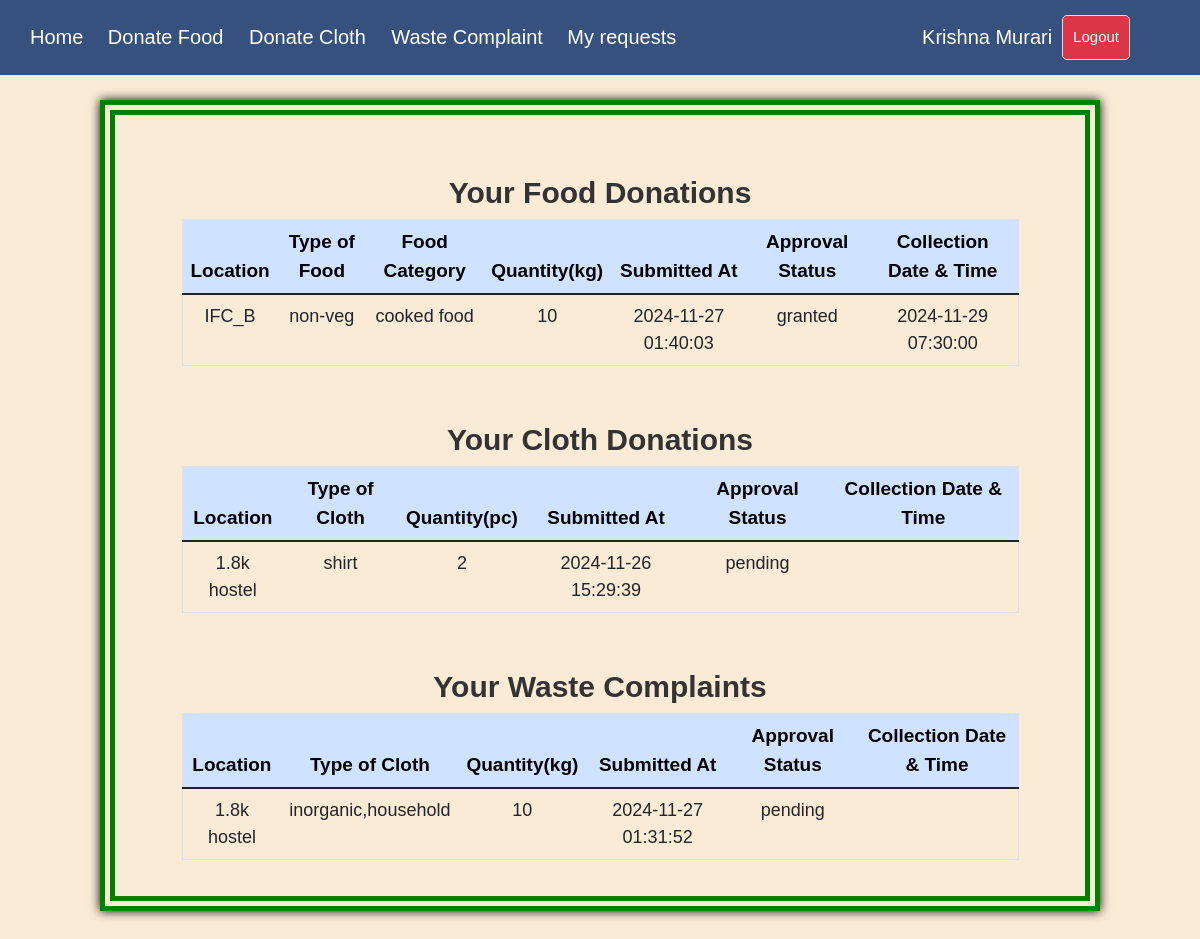
Page /userform.php (signed in) on the committed database.
### tables this page shows
CREATE TABLE `food` (
  `id` int(11) NOT NULL,
  `location` varchar(255) NOT NULL,
  `type_of_food` enum('veg','non-veg') NOT NULL,
  `food_category` varchar(255) NOT NULL,
  `quantity` int(11) NOT NULL,
  `name` varchar(255) NOT NULL,
  `mobile` varchar(15) NOT NULL,
  `submitted_at` datetime NOT NULL DEFAULT current_timestamp(),
  `status` varchar(20) NOT NULL DEFAULT 'pending',
  `user_id` int(11) NOT NULL,
  `approval_datetime` datetime DEFAULT NULL,
  `completed` tinyint(1) DEFAULT 0
);

CREATE TABLE `cloth` (
  `id` int(11) NOT NULL,
  `location` varchar(255) NOT NULL,
  `type_of_cloth` varchar(255) NOT NULL,
  `quantity` int(11) NOT NULL,
  `name` varchar(255) NOT NULL,
  `mobile` varchar(15) NOT NULL,
  `user_id` int(11) NOT NULL,
  `status` varchar(20) NOT NULL DEFAULT 'pending',
  `submitted_at` datetime NOT NULL DEFAULT current_timestamp(),
  `approval_datetime` datetime DEFAULT NULL
);

CREATE TABLE `waste` (
  `id` int(11) NOT NULL,
  `location` varchar(255) NOT NULL,
  `type_of_waste` varchar(255) NOT NULL,
  `quantity` int(11) NOT NULL,
  `name` varchar(255) NOT NULL,
  `mobile` varchar(15) NOT NULL,
  `status` varchar(20) NOT NULL DEFAULT 'pending',
  `user_id` int(11) NOT NULL,
  `submitted_at` datetime NOT NULL DEFAULT current_timestamp(),
  `approval_datetime` datetime DEFAULT NULL
);

### userform.php (the view, shortened to what this page needs)
<?php
require 'db.php';
$activeForm = 'request';
?>
<!DOCTYPE html>
<html lang="en">
<head>
    <link href="https://cdn.jsdelivr.net/npm/bootstrap@5.1.3/dist/css/bootstrap.min.css" rel="stylesheet">
</head>
<body>
    <div class="navbar">
        <div>
            <a href="index.php">Home</a>
            <a href="?form=food">Donate Food </a>
            <a href="?form=cloth">Donate Cloth </a>
            <a href="?form=waste">Waste Complaint</a>
            <a href="?form=request">My requests</a>
        </div>
        <div class="right">
            <span style="font-size: 20px;"><?= htmlspecialchars($_SESSION['username'] ?? 'Guest'); ?></span>
            <a href="?logout=1" style="margin-right: 50px;"><button class="logout-btn">Logout</button></a>
        </div>
    </div>
    <div class="my-content">
        <div class="container">
        </div>
        <?php if($activeForm ==='request'):?>
            <div class="container">
                <h2>Your Food Donations</h2>
                <table border="1" class="table mx-auto" style="width: 90%; border-collapse: collapse;">
                    <thead class="table-primary">
                        <tr>
                            <th>Location</th>
                            <th>Type of Food</th>
                            <th>Food Category</th>
                            <th>Quantity(kg)</th>
                            <th>Submitted At</th>
                            <th>Approval Status</th>
                            <th>Collection Date & Time</th>
                        </tr>
                    </thead>
                    <tbody>
                        <?php
                        if (isset($_SESSION['username'])) {
                            $user_id = $_SESSION['user_id'];
                            $stmt = $conn->prepare("SELECT location, type_of_food, food_category, quantity, submitted_at, status,approval_datetime FROM food WHERE user_id = ? ORDER BY submitted_at DESC");
                            $stmt->bind_param("i", $user_id);
                            $stmt->execute();
                            $result = $stmt->get_result();
                            if ($result->num_rows > 0) {
                                while ($row = $result->fetch_assoc()) {
                                    echo "<tr>";
                                    echo "<td>" . htmlspecialchars($row['location']) . "</td>";
                                    echo "<td>" . htmlspecialchars($row['type_of_food']) . "</td>";
                                    echo "<td>" . htmlspecialchars($row['food_category']) . "</td>";
                                    echo "<td>" . htmlspecialchars($row['quantity']) . "</td>";
                                    echo "<td>" . htmlspecialchars($row['submitted_at']) . "</td>";
                                    echo "<td>" . htmlspecialchars($row['status']) . "</td>";
                                    echo "<td>" . htmlspecialchars($row['approval_datetime']) . "</td>";
                                    echo "</tr>";
                                }
                            } else {
                                echo "<tr><td colspan='6' style='text-align: center;'>No records found.</td></tr>";
                            }
                        } else {
                            echo "<tr><td colspan='6' style='text-align: center;'>Please log in to view your submissions.</td></tr>";
                        }
                        ?>
                    </tbody>
                </table>
            </div>
            <div class="container">
                <h2>Your Cloth Donations</h2>
                <table border="1" class="table mx-auto" style="width: 90%; border-collapse: collapse;">
                    <thead class="table-primary">
                        <tr>
                            <th>Location</th>
                            <th>Type of Cloth</th>
                            <th>Quantity(pc)</th>
                            <th>Submitted At</th>
                            <th>Approval Status</th>
                            <th>Collection Date & Time</th>
                        </tr>
                    </thead>
                    <tbody>
                        <?php
                        if (isset($_SESSION['username'])) {
                            $user_id = $_SESSION['user_id'];
                            $stmt = $conn->prepare("SELECT location, type_of_cloth, quantity, submitted_at, status, approval_datetime FROM cloth WHERE user_id = ? ORDER BY submitted_at DESC");
                            $stmt->bind_param("i", $user_id);
                            $stmt->execute();
                            $result = $stmt->get_result();
                            if ($result->num_rows > 0) {
                                while ($row = $result->fetch_assoc()) {
                                    echo "<tr>";
                                    echo "<td>" . htmlspecialchars($row['location']) . "</td>";
                                    echo "<td>" . htmlspecialchars($row['type_of_cloth']) . "</td>";
                                    echo "<td>" . htmlspecialchars($row['quantity']) . "</td>";
                                    echo "<td>" . htmlspecialchars($row['submitted_at']) . "</td>";
                                    echo "<td>" . htmlspecialchars($row['status']) . "</td>";
                                    echo "<td>" . htmlspecialchars($row['approval_datetime']) . "</td>";
                                    echo "</tr>";
                                }
                            } else {
                                echo "<tr><td colspan='6' style='text-align: center;'>No records found.</td></tr>";
                            }
                        } else {
                            echo "<tr><td colspan='6' style='text-align: center;'>Please log in to view your submissions.</td></tr>";
                        }
                        ?>
                    </tbody>
                </table>
            </div>
            <div class="container" >
                <h2>Your Waste Complaints</h2>
                <table border="1" class="table mx-auto" style="width: 90%; border-collapse: collapse;">
                    <thead class="table-primary">
                        <tr>
                            <th>Location</th>
                            <th>Type of Cloth</th>
                            <th>Quantity(kg)</th>
                            <th>Submitted At</th>
                            <th>Approval Status</th>
                            <th>Collection Date & Time</th>
                        </tr>
                    </thead>
                    <tbody>
                        <?php
                        if (isset($_SESSION['username'])) {
                            $user_id = $_SESSION['user_id'];
                            $stmt = $conn->prepare("SELECT location, type_of_waste, quantity, submitted_at, status, approval_datetime FROM waste WHERE user_id = ? ORDER BY submitted_at DESC");
                            $stmt->bind_param("i", $user_id);
                            $stmt->execute();
                            $result = $stmt->get_result();
                            if ($result->num_rows > 0) {
                                while ($row = $result->fetch_assoc()) {
                                    echo "<tr>";
                                    echo "<td>" . htmlspecialchars($row['location']) . "</td>";
                                    echo "<td>" . htmlspecialchars($row['type_of_waste']) . "</td>";
                                    echo "<td>" . htmlspecialchars($row['quantity']) . "</td>";
                                    echo "<td>" . htmlspecialchars($row['submitted_at']) . "</td>";
                                    echo "<td>" . htmlspecialchars($row['status']) . "</td>";
                                    echo "<td>" . htmlspecialchars($row['approval_datetime']) . "</td>";
                                    echo "</tr>";
                                }
                            } else {
                                echo "<tr><td colspan='6' style='text-align: center;'>No records found.</td></tr>";
                            }
                        } else {
                            echo "<tr><td colspan='6' style='text-align: center;'>Please log in to view your submissions.</td></tr>";
                        }
                        ?>
                    </tbody>
                </table>
            </div>
        <?php endif; ?>
    </div>
</body>
</html>

### userform.php (style rules this page uses)
body { font-family: Arial, sans-serif; margin: 0; padding: 0; background-color: antiquewhite; }
.navbar { position: fixed; top: 0; width: 100%; z-index: 1000; background-color: #37517e; color: white; display: flex; justify-content: space-between; padding: 5px 20px; align-items: center; }
.navbar a { color: white; text-decoration: none; margin: 0 10px; font-size: 20px; }
.navbar .right { display: flex; align-items: center; }
.container { padding: 20px; }
.my-content { margin: 100px 100px; border-width: 15px; border-style: double; Border-color: green; box-shadow: 0px 0px 10px black; }
h2 { margin-top: 0; font-size: 30px; color: #333; font-weight: 700; text-align: center; }
button { margin: 0 5px; padding: 5px 10px; border: none; border-radius: 5px; cursor: pointer; color: white; background-color: #37517e; font-size: 20px; }
input, select, button { margin: 10px 0; padding: 10px; width: 100%; border: 1px solid #ddd; border-radius: 5px; }
button.logout-btn { background-color: #dc3545; font-size: 15px; }
td { text-align: center; font-size: 18px; }
th { text-align: center; font-size: 19px; }

### rows in the picture
food: location "IFC_B", type_of_food "non-veg", food_category "cooked food", quantity "10", submitted_at "2024-11-27 01:40:03", status "granted", approval_datetime "2024-11-29 07:30:00"
cloth: location "1.8k hostel", type_of_cloth "shirt", quantity "2", submitted_at "2024-11-26 15:29:39", status "pending"
waste: location "1.8k hostel", type_of_waste "inorganic,household", quantity "10", submitted_at "2024-11-27 01:31:52", status "pending"

### other values in the picture
$_SESSION['username'] "Krishna Murari"
